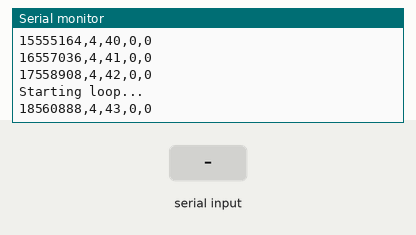
A program run on a simulated Teensy 4. Shown: the last lines printed to the serial monitor. The inputs (shaded band) are chosen by the test bench. Storage starts empty.

Above: at 18.7 s.
18.8 s: "1" received over the second serial link
At 20.2 s:
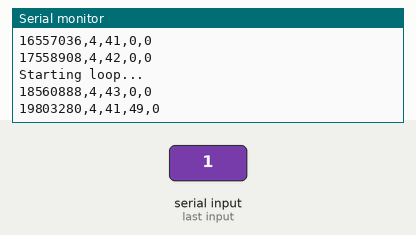
20.3 s: "0" received over the second serial link
At 21.7 s:
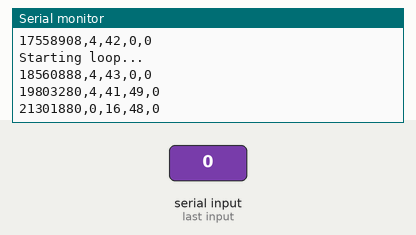
21.8 s: "2" received over the second serial link
At 23.3 s:
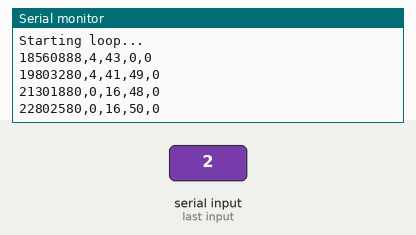
Timing chart, 0 to 24.8 s (numbered marks = the images above; inputs shaded):
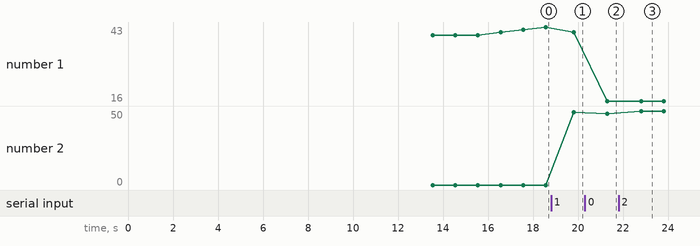

The program:

main.cpp
```cpp
#include "core_pins.h"
#include "rhd2164.hpp"
#include "sd_helpers.hpp"
#include <Arduino.h>

RHD2164 rhd(Serial2);
File logger;

bool should_be_logging = true;
IntervalTimer flush_timer;

void log_event() {
  RHD2164Command res = rhd.get_result();

  String conv_str = String(micros()) + ",";
  conv_str += String(res.command) + "," + String(res.reg) + "," +
              String(res.rhd_a_val) + "," + String(res.rhd_b_val);

  logger.println(conv_str);
  Serial.println(conv_str);
}

void log_flush() { logger.flush(); }

void setup() {
  Serial.println("Starting RHD...");
  rhd.init(5882353);
  delay(500);
  rhd.calibrate();

  // See https://intantech.com/files/Intan_RHD2000_series_datasheet.pdf page 17
  rhd.read_register(40); // 1
  rhd.read_register(40); // 2
  rhd.read_register(40); // 3
  rhd.read_register(40); // 4
  rhd.read_register(40); // 5
  rhd.read_register(40); // 6
  rhd.read_register(40); // 7
  rhd.read_register(40); // 8
  rhd.read_register(40); // 9
  delay(2000);

  logger = start_sd_log();
  logger.println("Timestamp,Command,Reg,RHD_A,RHD_B");
  flush_timer.begin(log_flush, 100000);

  rhd.read_register(40); // I
  log_event();

  rhd.read_register(41); // N
  log_event();

  rhd.read_register(42); // T
  log_event();

  rhd.read_register(43); // A
  log_event();

  rhd.read_register(41); // N
  log_event();

  Serial.println("Starting loop...");
}

void loop() {
  // for (int x = 0; x < 32; x++) {
  //   rhd.get_conversion(x, false);
  //   log_event();
  // }

  rhd.get_conversion(16, false);
  log_event();

  delay(1);
}
```

rhd2164.hpp
```cpp
#pragma once
#include "HardwareSerial.h"
#include <stdint.h>

struct RHD2164Command {
  enum {
    Convert,
    Calibrate,
    ClearCalibration,
    WriteRegister,
    ReadRegister,
  } command;

  uint8_t reg;
  uint8_t data;

  uint16_t rhd_a_val;
  uint16_t rhd_b_val;
};

class RHD2164 {
  HardwareSerial &serial_port;
  uint8_t uart_buf[4];

  RHD2164Command command_buf[3];
  uint8_t command_pointer = 0;

  void send_command(RHD2164Command command, uint16_t payload);

public:
  RHD2164(HardwareSerial &target_port) : serial_port(target_port) {};
  void init(uint32_t baudrate) { this->serial_port.begin(baudrate); }

  RHD2164Command get_result();

  void get_conversion(uint8_t channel, bool reset_highpass);
  void calibrate(void);
  void clear_calibration(void);
  void write_register(uint8_t reg, uint8_t data);
  void read_register(uint8_t reg);
};
```

sd_helpers.hpp
```cpp
#pragma once

#include <Arduino.h>
#include <SD.h>

File start_sd_log(void) {
  File sd_file;

  // Set up SD card
  Serial.println("Initializing SD card...");

  if (!SD.begin(BUILTIN_SDCARD)) {
    Serial.println("SD card failed or not present");
  }

  // Go up till we find an original filename
  char filename[] = "data0000.csv";
  for (int i = 0; i < 10000; i++) {
    filename[4] = i / 1000 + '0';
    filename[5] = i / 100 % 10 + '0';
    filename[6] = i / 10 % 10 + '0';
    filename[7] = i % 10 + '0';

    if (!SD.exists(filename)) {
      sd_file = SD.open(filename, (uint8_t)O_WRITE | (uint8_t)O_CREAT);
      break;
    } else if (i == 9999) {
      Serial.println("Go clean your garbage.");
      break;
    }
  }

  sd_file = SD.open(filename, (uint8_t)O_WRITE | (uint8_t)O_CREAT);

  // Debug prints if it fails
  if (sd_file) { // Print on open
    Serial.print("Successfully opened SD file: ");
    Serial.println(filename);
  } else { // Print on fail
    Serial.println("Failed to open SD file");
  }

  return sd_file;
}
```

rhd2164.cpp
```cpp
#include "rhd2164.hpp"

void RHD2164::send_command(RHD2164Command command, uint16_t payload) {
  this->serial_port.write(payload >> 8);   // MSB
  this->serial_port.write(payload & 0xFF); // LSB

  this->serial_port.readBytes(this->uart_buf, 4);

  if (this->command_pointer == 3) {
    // Remove the oldest entry by shifting everything left.
    this->command_buf[0] = this->command_buf[1];
    this->command_buf[1] = this->command_buf[2];
    this->command_pointer = 2;
  }

  this->command_buf[command_pointer++] = command;
}

RHD2164Command RHD2164::get_result() {
  RHD2164Command command = this->command_buf[0];

  command.rhd_a_val = uint16_t(uart_buf[0]) | (uint16_t(uart_buf[1]) << 8);
  command.rhd_b_val = uint16_t(uart_buf[2]) | (uint16_t(uart_buf[3]) << 8);

  return command;
}

void RHD2164::get_conversion(uint8_t channel, bool reset_highpass) {
  if (channel > 63) {
    return;
  }

  uint16_t payload = 0;      // 0000 0000  0000 0000
  payload |= channel << 8;   // 00CC CCCC  0000 0000
  payload |= reset_highpass; // 00CC CCCC  0000 000H

  RHD2164Command cmd = {RHD2164Command::Convert, channel, reset_highpass, 0, 0};

  this->send_command(cmd, payload);
}

void RHD2164::calibrate(void) {
  uint16_t payload = 21760; // 0101 0101  0000 0000
  RHD2164Command cmd = {RHD2164Command::Calibrate, 0, 0, 0, 0};

  this->send_command(cmd, payload);
}

void RHD2164::clear_calibration(void) {
  uint16_t payload = 27136; // 0110 1010  0000 0000
  RHD2164Command cmd = {RHD2164Command::ClearCalibration, 0, 0, 0, 0};

  this->send_command(cmd, payload);
}

void RHD2164::write_register(uint8_t reg, uint8_t data) {
  if (reg > 63) {
    return;
  }

  uint16_t payload = 32768; // 1000 0000  0000 0000
  payload |= reg << 8;      // 10RR RRRR  0000 0000
  payload |= data;          // 10RR RRRR  DDDD DDDD

  RHD2164Command cmd = {RHD2164Command::WriteRegister, reg, data, 0, 0};

  this->send_command(cmd, payload);
}

void RHD2164::read_register(uint8_t reg) {
  if (reg > 63) {
    return;
  }

  uint16_t payload = 49152; // 1100 0000  0000 0000
  payload |= reg << 8;      // 11RR RRRR  0000 0000

  RHD2164Command command = {RHD2164Command::ReadRegister, reg, 0, 0, 0};

  this->send_command(command, payload);
}
```

Measured:
- after the input at 18.8 s, the serial monitor: prints a new line after 1.0 s (image 1)
- after the input at 20.3 s, the serial monitor: prints a new line after 1.0 s (image 2)
- after the input at 21.8 s, the serial monitor: prints a new line after 1.0 s (image 3)
- plotted number 2: 0 → 49 after the input at 18.8 s, 49 → 48 after the input at 20.3 s, 48 → 50 after the input at 21.8 s
